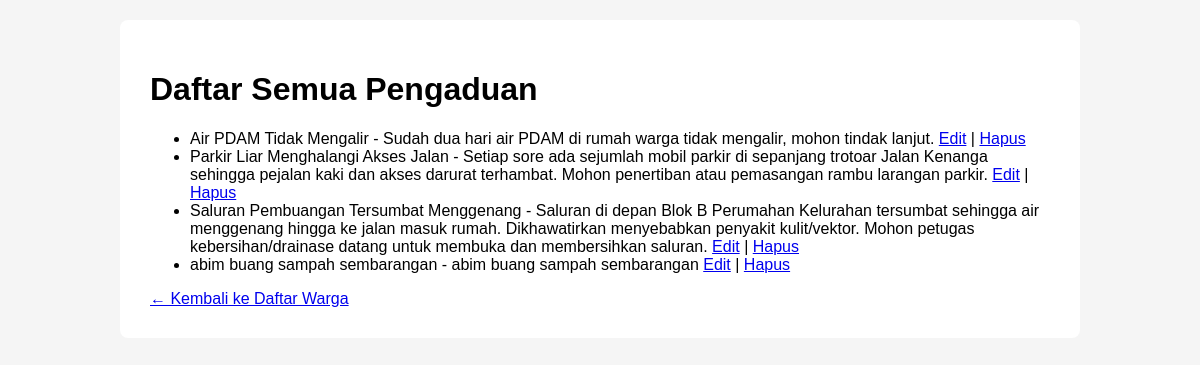
Before: /warga/pengaduan/ with the older database file.
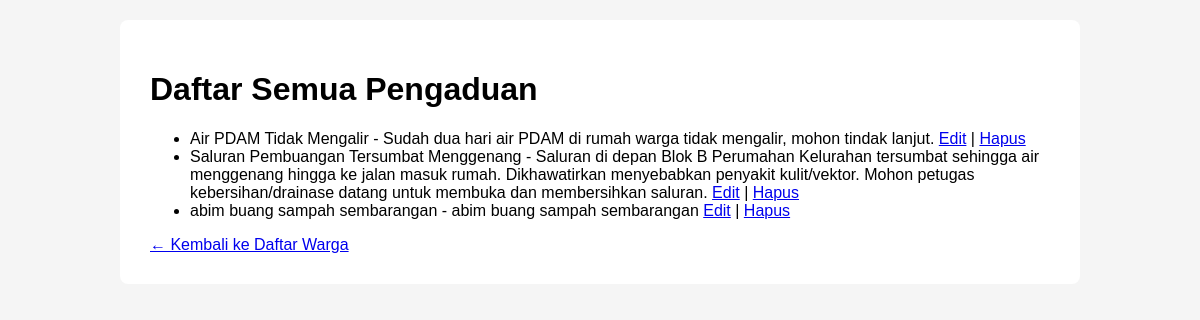
After: the same page with the newer database file.
### warga/models.py (models this page shows, shortened)
class Pengaduan(models.Model):
    STATUS_CHOICES = [
        ('BARU', 'Baru'),
        ('DIPROSES', 'Diproses'),
        ('SELESAI', 'Selesai'),
    ]
    judul = models.CharField(max_length=200)
    deskripsi = models.TextField()
    status = models.CharField(max_length=10, choices=STATUS_CHOICES, default='BARU')
    tanggal_lapor = models.DateTimeField(auto_now_add=True)
    pelapor = models.ForeignKey(Warga, on_delete=models.CASCADE, related_name='pengaduan')

### warga/views.py (the view)
# urls.py: path('pengaduan/', PengaduanListView.as_view(), name='pengaduan-list'),
class PengaduanListView(ListView):
    model = Pengaduan
    template_name = 'warga/pengaduan_list.html'

### warga/templates/warga/pengaduan_list.html (shortened to what this page needs)
<!DOCTYPE html>
<html lang="id">
  <head>
  </head>
  <body>
    <div class="container">
      <h1>Daftar Semua Pengaduan</h1>
      <ul>
        {% for pengaduan in object_list %}
        <li>
          {{ pengaduan.judul }} - {{ pengaduan.deskripsi }}
          <a href="{% url 'pengaduan-edit' pengaduan.pk %}">Edit</a> |
          <a href="{% url 'pengaduan-hapus' pengaduan.pk %}">Hapus</a>
        </li>
        {% empty %}
        <li>Belum ada data pengaduan yang terdaftar</li>
        {% endfor %}
      </ul>
      <a href="{% url 'warga-list' %}">← Kembali ke Daftar Warga</a>
    </div>
  </body>
</html>

Changed rows visible on the page:
removed Pengaduan: judul "Parkir Liar Menghalangi Akses Jalan", deskripsi "Setiap sore ada sejumlah mobil parkir di sepanjang trotoar Jalan Kenanga sehingga pejalan kaki dan akses darurat terhambat. Mohon penertiban atau pemasangan rambu larangan parkir."
